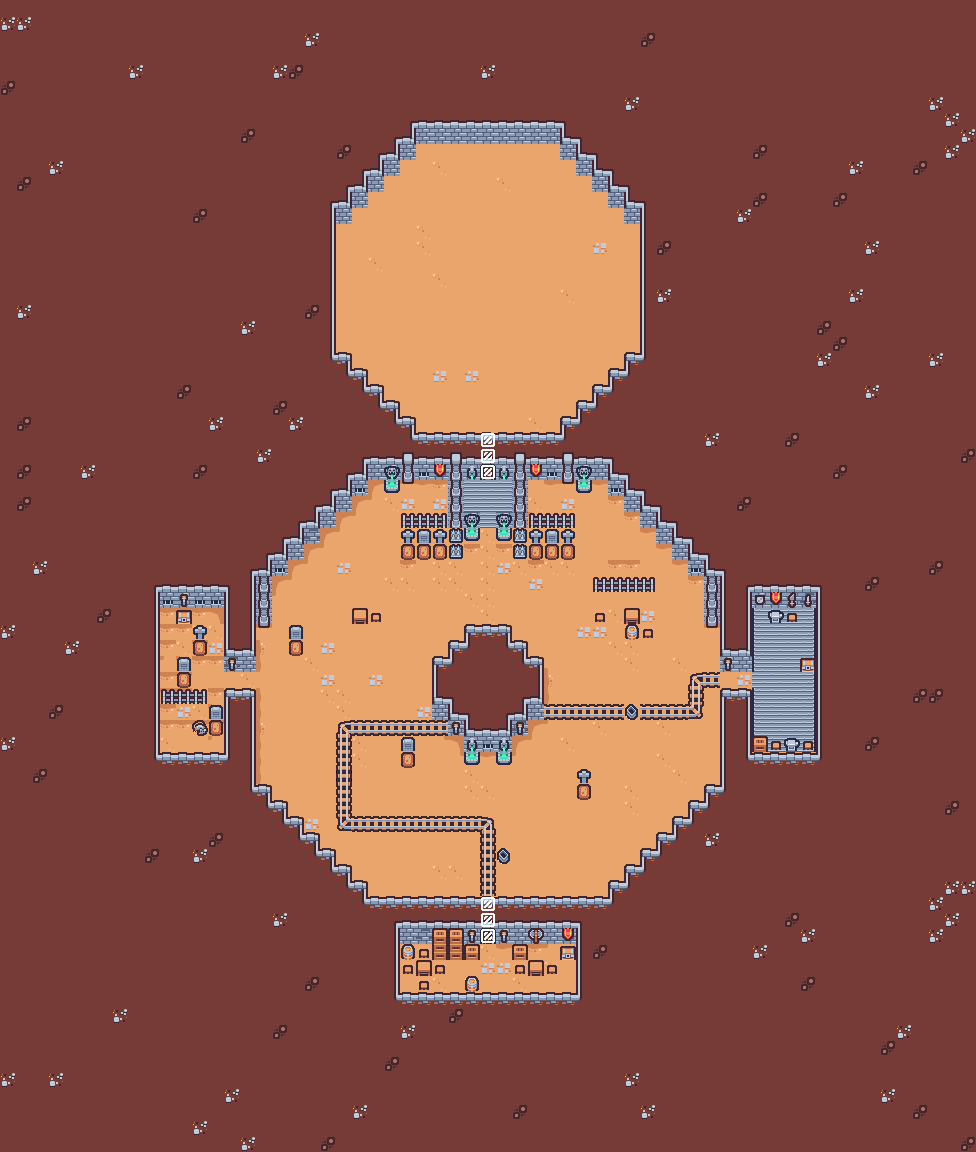

The image is a tile-based game level rendered from a .tmx file. Its description and source (layers, tilesets, objects; grid data summarised) follow:
An orthogonal 61x72 tile map with 16x16 px tiles, 4 tile layers (BaseLayer, Tile Layer 4, AbovePlayer, InsideAreas) and 10 objects (10x EnemySpawnPoint).

<map version="1.10" tiledversion="1.10.2" orientation="orthogonal" renderorder="right-down" width="61" height="72" tilewidth="16" tileheight="16" infinite="0" nextlayerid="7" nextobjectid="12">
 <tileset firstgid="1" source="mapsSheet.tsx" />
 <objectgroup id="6" name="EnemySpawners">
  <object id="2" type="EnemySpawnPoint" x="366.667" y="512.667" />
  <object id="3" type="EnemySpawnPoint" x="608" y="512" />
  <object id="4" type="EnemySpawnPoint" x="383.333" y="878.667" />
  <object id="5" type="EnemySpawnPoint" x="592" y="878.667" />
  <object id="6" type="EnemySpawnPoint" x="430.667" y="640" />
  <object id="7" type="EnemySpawnPoint" x="433.333" y="752.667" />
  <object id="8" type="EnemySpawnPoint" x="545.333" y="752" />
  <object id="9" type="EnemySpawnPoint" x="544" y="640.667" />
  <object id="10" type="EnemySpawnPoint" x="271.333" y="638.667" />
  <object id="11" type="EnemySpawnPoint" x="705.333" y="768.667" />
 </objectgroup>
 <layer id="1" name="BaseLayer" width="61" height="72">
  <data>[4392 cells, 4392 non-empty, 39 distinct tile ids]</data>
 </layer>
 <layer id="5" name="Tile Layer 4" width="61" height="72">
  <data>[4392 cells, 186 non-empty, 38 distinct tile ids]</data>
 </layer>
 <layer id="3" name="AbovePlayer" width="61" height="72">
  <properties>
   <property name="unity:SortingLayerName" value="AboveCharacters" />
   <property name="unity:ignore" value="Collision" />
  </properties>
  <data>[4392 cells, 12 non-empty, 2 distinct tile ids]</data>
 </layer>
 <layer id="2" name="InsideAreas" class="Custom" width="61" height="72">
  <properties>
   <property name="custom:targetLayer" value="BaseLayer" />
   <property name="custom:type" value="removeColliders" />
  </properties>
  <data>[4392 cells, 6 non-empty, 1 distinct tile ids]</data>
 </layer>
</map>
